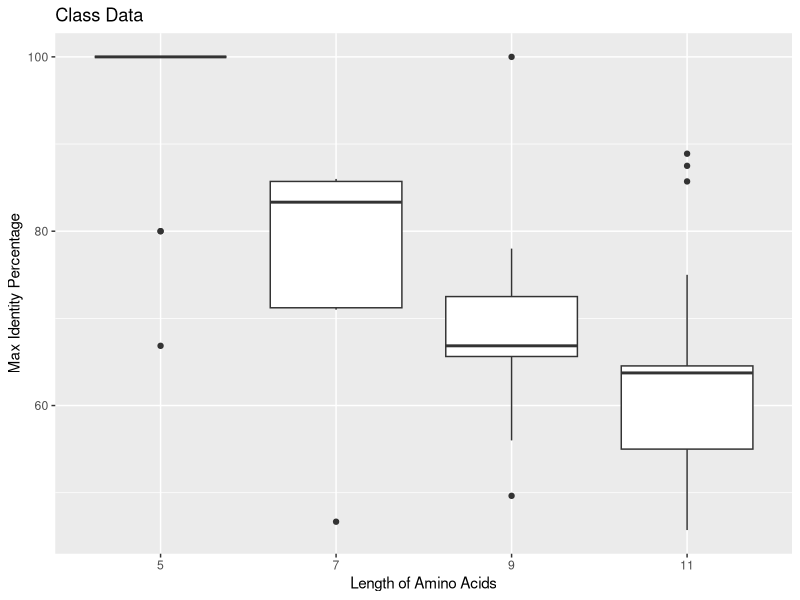
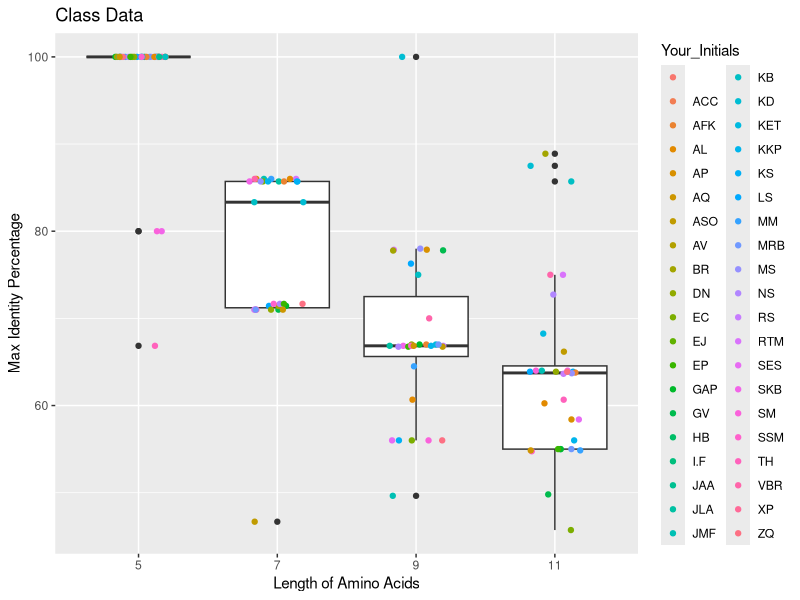
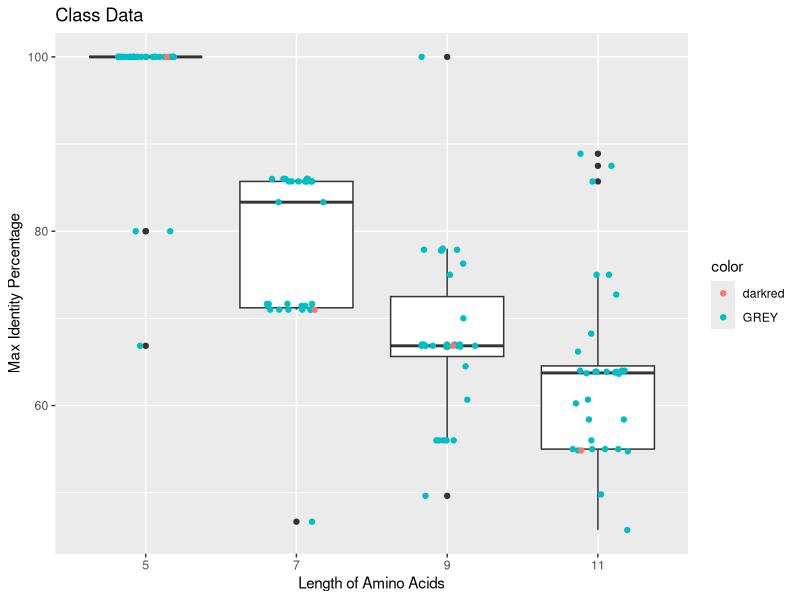

Source code (R) for these figures, in order:
## ---- chunk 1
add_2 <- function(x, y) {
  # Adding variables x and y
  x + y
}
## ---- chunk 2
add_2(5, 7)
## ---- chunk 3
4 + 2
x <- 4
y <- 2
x + y

add_2 <- function(x, y) {
  #adding variables x and y
  x + y
}
## ---- chunk 4
add_multi <- function(x, ...) {
  # Using sum because adding multiple numbers
  sum(x, ...)
}

add_multi(1,2,3,-4)
## ---- chunk 5
generate_DNA <- function(x) {
  # generate a nucleotide vector
  nucs <- c("A", "G", "T", "C")
  # using sample to pull out random nucleotides
nucs_vector <- sample(nucs, x, replace=TRUE)
# Generating a DNA string from nucs_vector
paste(nucs_vector, collapse="")
}

# testing my generate_DNA() function
generate_DNA(34)
## ---- chunk 6
generate_protein <- function(x) {
  # generate a protein vector
  protein <- c("A", "R", "N", "D", "C", "E", "Q", "G", "H", "I", "L", "K", "M", "F", "P", "S", "T", "W", "Y",
"V")
  # using sample to pull out random amino acids
  protein_vector <- sample(protein, x, replace=TRUE)
  # generating an amino acid string from protein_vector
  paste(protein_vector, collapse="")
}

# testing my generate_protein() function
generate_protein(6)
## ---- chunk 7
# I defined the four different lengths to generate
peptide_lengths <- c(5,7, 9, 11)
# I generated strings of 5, 7, 9, and 11 amino acids using sapply()
sapply(peptide_lengths, generate_protein)
## ---- chunk 8
# exported csv file into a data frame
peptide_df <- read.csv("BIMM143_peptide(Sheet1).csv")

# listed the first 10 rows of my df
head(peptide_df, n=10)
## ---- chunk 9
# loaded ggplot2
library(ggplot2)

# changed y-axis to numerics
peptide_df$Max_Identity_perc <- as.numeric(peptide_df$Max_Identity_perc)

# created boxplots of each amino acid length
p <- ggplot(peptide_df, aes(x = as.factor(Length_aa), y = Max_Identity_perc)) +
  geom_boxplot() +
  labs(
    title = "Class Data", 
    x = "Length of Amino Acids", 
    y = "Max Identity Percentage")

p
## ---- chunk 10
# color coded each point
p + geom_jitter(aes(col=Your_Initials), width=0.2)
## ---- chunk 11
# created vector for mention of "GREY" for each row in dataframe
color <- rep("GREY", dim(peptide_df)[1])

table(color)
## ---- chunk 12
# created vector to assign only my initials to TRUE
mydata <- c(peptide_df$Your_Initials == "AQ")

table(mydata)
## ---- chunk 13
# changed color of all my data point
color[mydata] <- "darkred"

table(color)
## ---- chunk 14
# created plot with my diffentiated data points 
p + geom_jitter(aes(col=color), width=0.2)
